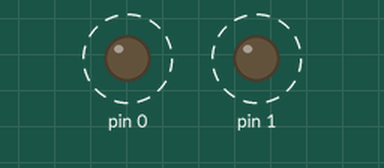
This sketch was run on a simulated Arduino Uno, built with avr-gcc and run on an emulated ATmega328P. Shown: output pins drawn as LEDs (lit = HIGH). Dashed ring = blinking.

Above: at 0.2 s.
Timing chart, 0 to 3.0 s (numbered marks = the images above):
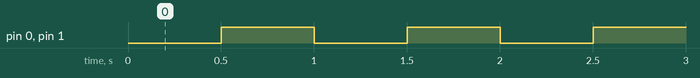

The sketch:

job7.ino
```cpp
void setup() {
  // put your setup code here, to run once
  pinMode(0, OUTPUT);
  pinMode(1, OUTPUT);

}

void loop() {
  // put your main code here, to run repeatedly:
  digitalWrite(0, LOW);
  digitalWrite(1, LOW);
  delay(500);
  digitalWrite(0, HIGH);
  digitalWrite(1, HIGH);
  delay(500);
}
```

Measured:
- by itself, pin 0, pin 1: alternates HIGH for 0.50 s and LOW for 0.50 s
